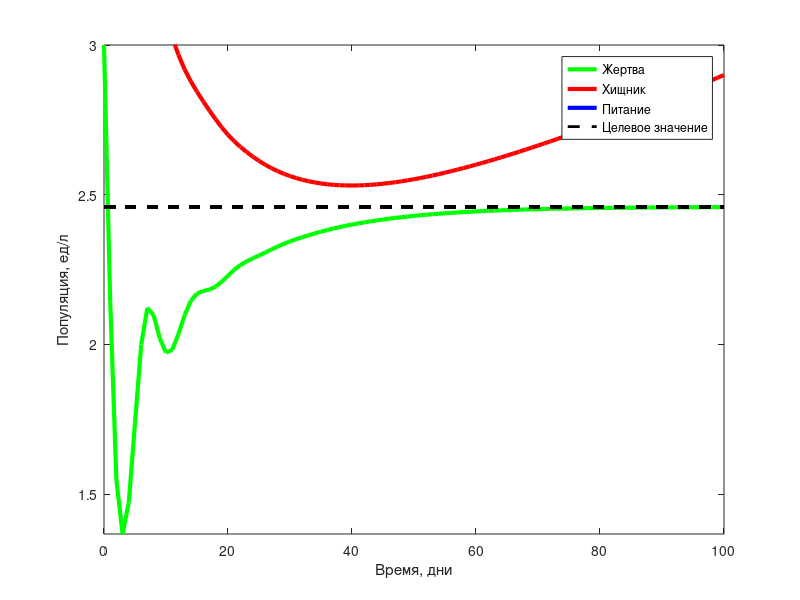

Write the MATLAB code that produced this figure. (Note: this script raises an error after producing the figure.)
clear;

%% Классический метод Рунге-Кутта четвертого порядка

N = 100; %интервал времени
h = 1; %шаг
M = 0:h:N; %сетка времени
x1 = zeros(1, length(M)); %массив популяции жертв
x2 = zeros(1, length(M)); %массив популяции хищников
alpha1 = zeros(1, length(M)); %массив значений питания
alpha1(1) = 0.04; %начальное значение питания
x1(1) = 3.0; %начальное значение жертв
x2(1) = 4.0; %начальное значение хищников
k = 0.82; %кратность увеличения жертв
xc = k * x1(1); %целевое значение
e2 = .01 * xc; %критерий достижения цели
U(1) = 0; %управление

%коэффициенты
T1 = 1.4;
T2 = 14;
alpha2 = 0.12;
beta1 = 0.13;
beta2 = 0.05;

%функции системы ДУ
f1 = @(alpha1,x1,x2) alpha1*x1 - beta1*x1*x2;
f2 = @(x1,x2) -alpha2*x2 + beta2*x1*x2;
dfdt = @(alpha1,x1,x2) - (xc / (T2*x1*x1)) * f1(alpha1,x1,x2) + beta1 * f2(x1,x2);
fi = @(x1,x2) -( (x1 - xc)/(T2*x1) ) + beta1*x2;
psi1 = @(alpha1,x1,x2) alpha1 - fi(x1,x2);
f3 = @(alpha1,x1,x2) -(psi1(alpha1,x1,x2) / T1) + dfdt(alpha1,x1,x2);

for n=1:length(M) - 1 
    k1 = f1(alpha1(n), x1(n), x2(n));
    q1 = f2(x1(n), x2(n));
    z1 = f3(alpha1(n), x1(n), x2(n));
    
    k2 = f1(alpha1(n) + h/2*z1, x1(n) + h/2*k1, x2(n) + h/2*q1);
    q2 = f2(x1(n) + h/2*k1, x2(n) + h/2*q1);
    z2 = f3(alpha1(n) + h/2*z1, x1(n) + h/2*k1, x2(n) + h/2*q1);
    
    k3 = f1(alpha1(n) + h/2*z2, x1(n) + h/2*k2, x2(n) + h/2*q2);
    q3 = f2(x1(n) + h/2*k2, x2(n) + h/2*q2);
    z3 = f3(alpha1(n) + h/2*z2, x1(n) + h/2*k2, x2(n) + h/2*q2);
    
    k4 = f1(alpha1(n) + h*z3, x1(n) + h*k3, x2(n) + h*q3);
    q4 = f2(x1(n) + h*k3, x2(n) + h*q3);
    z4 = f3(alpha1(n) + h*z3, x1(n) + h*k3, x2(n) + h*q3);

    x1(n+1) = x1(n) + h/6*(k1 + 2*k2 + 2*k3 + k4);
    x2(n+1) = x2(n) + h/6*(q1 + 2*q2 + 2*q3 + q4);
    U(n+1) = h/6*(z1 + 2*z2 + 2*z3 + z4);
    alpha1(n + 1) = alpha1(n) + U(n);
end

plot(M, x1, 'g','Linewidth',3);
axis([0 N -inf inf]);
hold on;
plot(M, x2, 'r', 'Linewidth',3);
hold on;
plot(M, alpha1, 'b', 'Linewidth', 3);
hold on;
plot(M, ones(length(M)).*xc, '--k','Linewidth',2);
xlabel('Время, дни');
ylabel('Популяция, ед/л');
legend('Жертва', 'Хищник', 'Питание', 'Целевое значение', 'Location','best');
ax = gca;
ax.FontSize = 20;